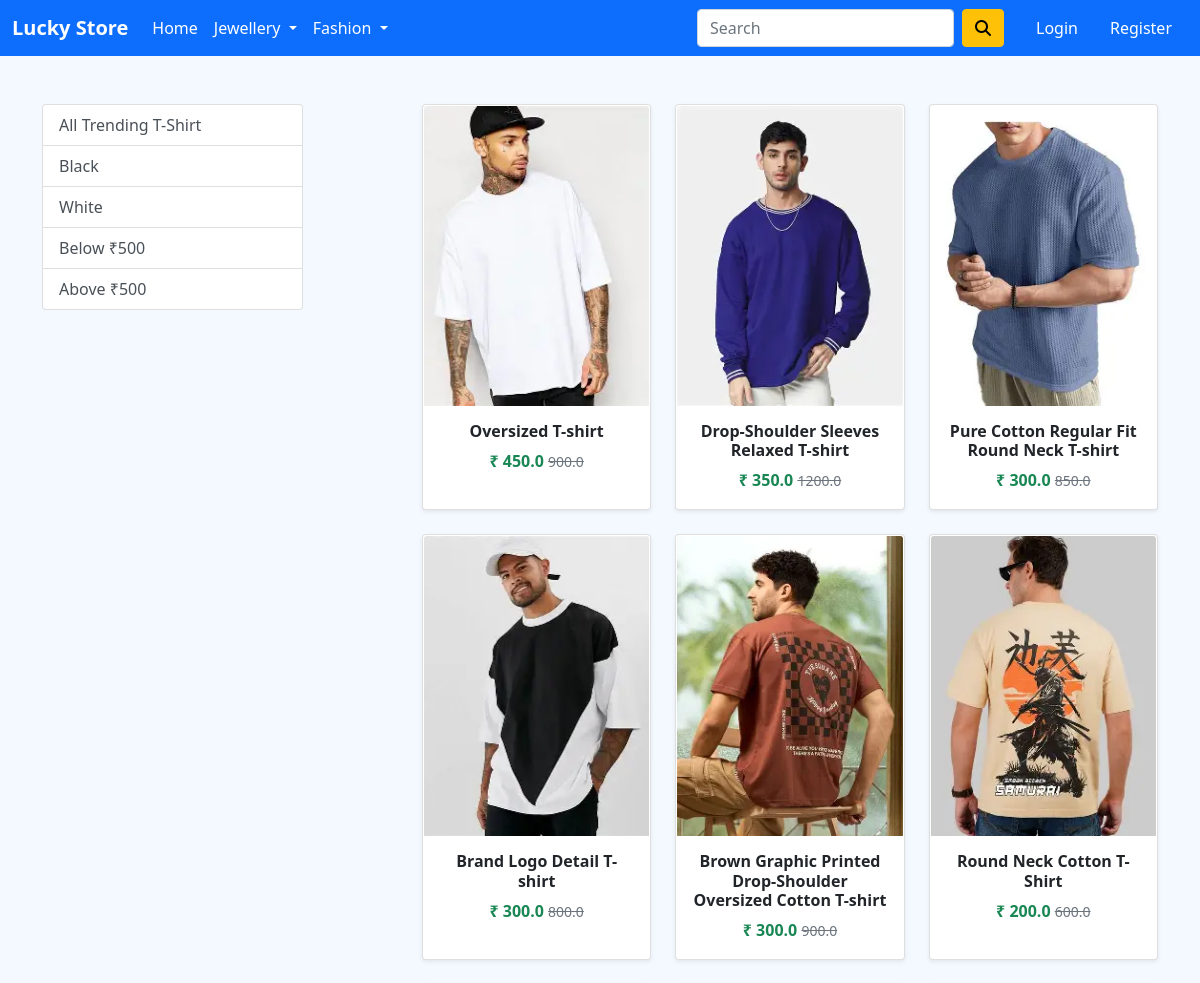
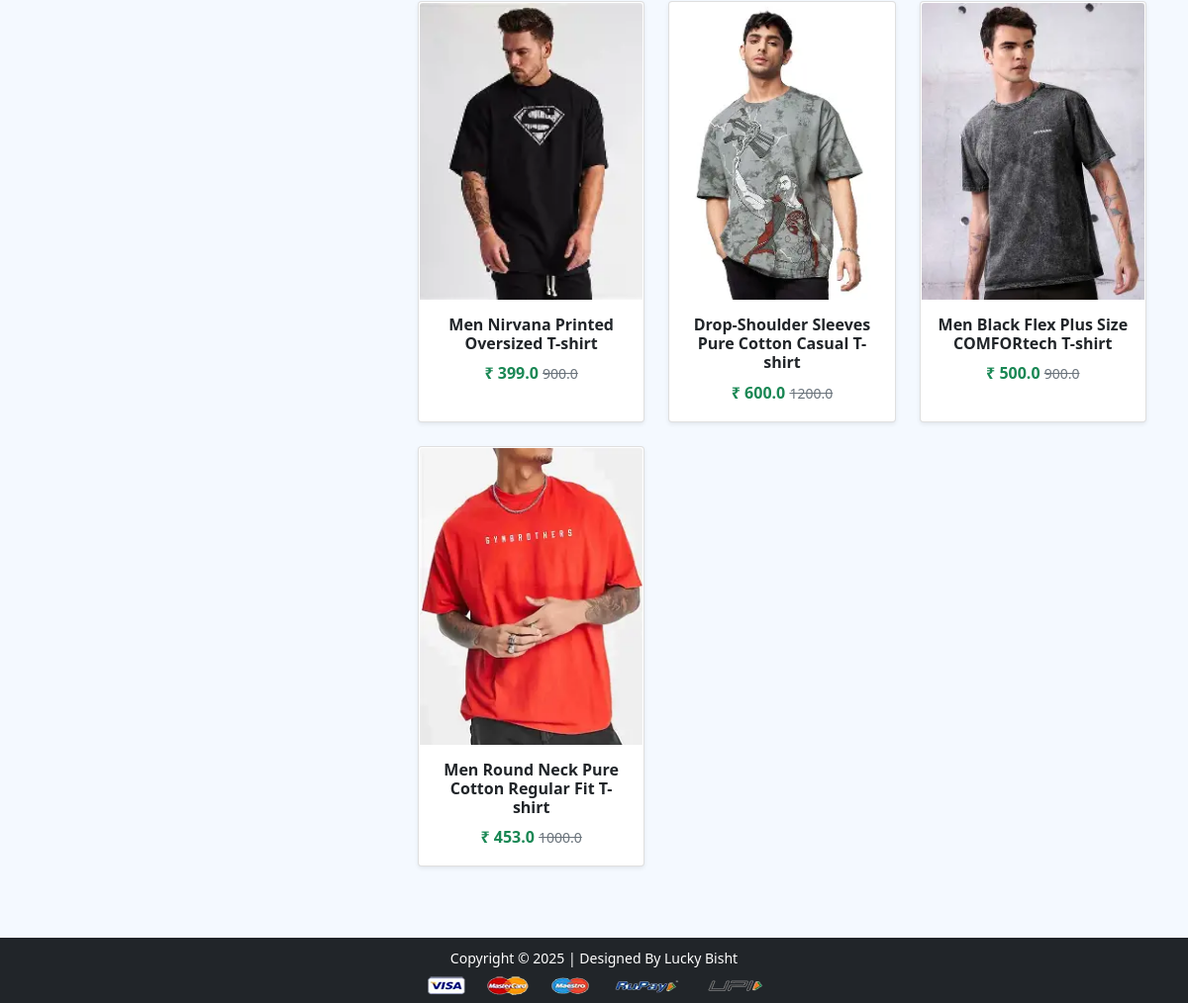
Screenshot of /topwear/ with the database file from the repository (2 pictures, top to bottom).
### app/models.py (models this page shows, shortened)
class Product(models.Model):
    title = models.CharField(max_length=100)
    selling_price = models.FloatField()
    discounted_price = models.FloatField()
    description = models.TextField()
    brand = models.CharField(max_length=100)
    category = models.CharField(choices=CATEGORY_CHOICES, max_length=2)
    product_image = models.ImageField(upload_to='producting')

### app/views.py (the view)
# urls.py: path('topwear/', views.topwear, name='topwear'),
def topwear(request, data=None):
    return category_filter(request, 'TW', ['Black', 'White'], 500, 'app/topwear.html', 'topwear', data)

### app/context_processors.py (called while the page is built)
def cart_item_count(request):
    if request.user.is_authenticated:
        cart_count = Cart.objects.filter(user=request.user).count()
    else:
        cart_count = 0
    return {
        'cart_item_count': cart_count
    }

### app/views.py (called while the page is built, shortened)
def category_filter(request, category, brand_list=None, price_limit=None, template=None, context_name=None, data=None):
    products = Product.objects.filter(category=category)
    return render(request, template, {context_name: products})

### app/templates/app/topwear.html (shortened to what this page needs)
{% extends 'app/base.html' %}
{% load static %}
{% block main-content %}
<div class="container my-5">
  <div class="row">
    <div class="col-sm-3">
      <div class="list-group">
        <a href="{% url 'topwear' %}"
           class="list-group-item list-group-item-action">
          All Trending T-Shirt
        </a>
        <a href="{% url 'topweardata' 'black' %}"
           class="list-group-item list-group-item-action">
          Black
        </a>
        <a href="{% url 'topweardata' 'white' %}"
           class="list-group-item list-group-item-action">
          White
        </a>
        <a href="{% url 'topweardata' 'below' %}"
           class="list-group-item list-group-item-action">
          Below ₹500
        </a>
        <a href="{% url 'topweardata' 'above' %}"
           class="list-group-item list-group-item-action">
          Above ₹500
        </a>
      </div>
    </div>
     <div class="col-sm-8 offset-sm-1">
      <div class="row">
        {% for product in topwear %}
        <div class="col-sm-4 mb-4">
          <div class="card text-center shadow-sm h-100">
            <a href="{% url 'product-detail' product.id %}" class="btn p-0">
              <img src="{{ product.product_image.url }}"
                   alt="{{ product.title }}"
                   class="card-img-top img-fluid"
                   style="height:300px; object-fit:cover;">
              <div class="card-body">
                <h6 class="fw-bold">{{ product.title }}</h6>
                <p class="fw-bold text-success mb-0">
                  ₹ {{ product.discounted_price }}
                  <small class="fw-light text-muted text-decoration-line-through">
                    {{ product.selling_price }}
                  </small>
                </p>
              </div>
            </a>
          </div>
        </div>
        {% empty %}
          <h5 class="text-center mt-5">No Products Available</h5>
        {% endfor %}
      </div>
    </div>
  </div>
</div>
{% endblock main-content %}

### app/static/app/css/style.css (style rules this page uses)
body { background-color: #f4f9ff; }

### rows the page displays
Product: product_image (picture), title "Oversized T-shirt", discounted_price "450.0", selling_price "900.0"
Product: product_image (picture), title "Drop-Shoulder Sleeves Relaxed T-shirt", discounted_price "350.0", selling_price "1200.0"
Product: product_image (picture), title "Pure Cotton Regular Fit Round Neck T-shirt", discounted_price "300.0", selling_price "850.0"
Product: product_image (picture), title "Brand Logo Detail T-shirt", discounted_price "300.0", selling_price "800.0"
Product: product_image (picture), title "Brown Graphic Printed Drop-Shoulder Oversized Cotton T-shirt", discounted_price "300.0", selling_price "900.0"
Product: product_image (picture), title "Round Neck Cotton T-Shirt", discounted_price "200.0", selling_price "600.0"
Product: product_image (picture), title "Men Nirvana Printed Oversized T-shirt", discounted_price "399.0", selling_price "900.0"
Product: product_image (picture), title "Drop-Shoulder Sleeves Pure Cotton Casual T-shirt", discounted_price "600.0", selling_price "1200.0"
Product: product_image (picture), title "Men Black Flex Plus Size COMFORtech T-shirt", discounted_price "500.0", selling_price "900.0"
Product: product_image (picture), title "Men Round Neck Pure Cotton Regular Fit T-shirt", discounted_price "453.0", selling_price "1000.0"
